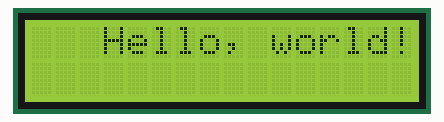
The sketch below on a simulated Arduino Uno, built with avr-gcc and run on an emulated ATmega328P. On the bench: 16×2 character LCD.

Above: at 0.1 s.
At 1.1 s:
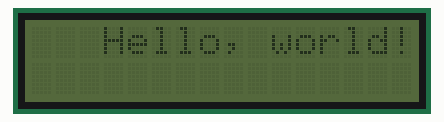

The sketch:

app.ino
```cpp
#include <LiquidCrystal_I2C.h>
// I2C 주소, 칸 수(X), 줄 수(Y)
LiquidCrystal_I2C lcd(0x27, 16, 2); //디바이스의 주소 0x27번지, 16칸, 2줄
void setup()
{
    lcd.init();          // LCD 초기화 // 안하면 출력안됨.
    lcd.backlight();     // 백라이트 켜기
    lcd.setCursor(3, 0); // 커서 위치 설정 (x,y)
    // 문자열 출력
    lcd.print("Hello, world!");
}
void loop()
{
    lcd.backlight();
    delay(1000);
    lcd.noBacklight();
    delay(1000);
}
```

Measured:
- what the display in image 1 shows lasts 1.0 s, from 1.1 s to 2.1 s
